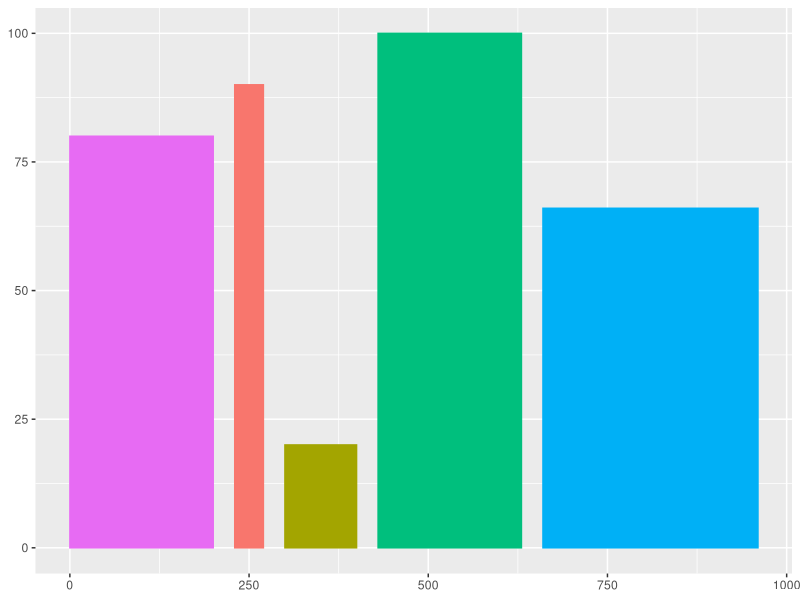

Write R code to recreate this figure.
# Load ggplot2
library(ggplot2)


# make data
data <- data.frame(
  group=c("Z ", "A ","B ","C ","D ") , 
  value=c(80,90,20,100,66) , 
  number_of_obs=c(200,40,100,200,300)
)

# Calculate the future positions on the x axis of each bar (left border, central position, right border)
data$right <- cumsum(data$number_of_obs) + 30*c(0:(nrow(data)-1))
data$left <- data$right - data$number_of_obs 

# Plot
ggplot(data, aes(ymin = 0)) + 
  geom_rect(aes(xmin = left, xmax = right, ymax = value, colour = group, fill = group)) +
  theme(legend.position="none") 
